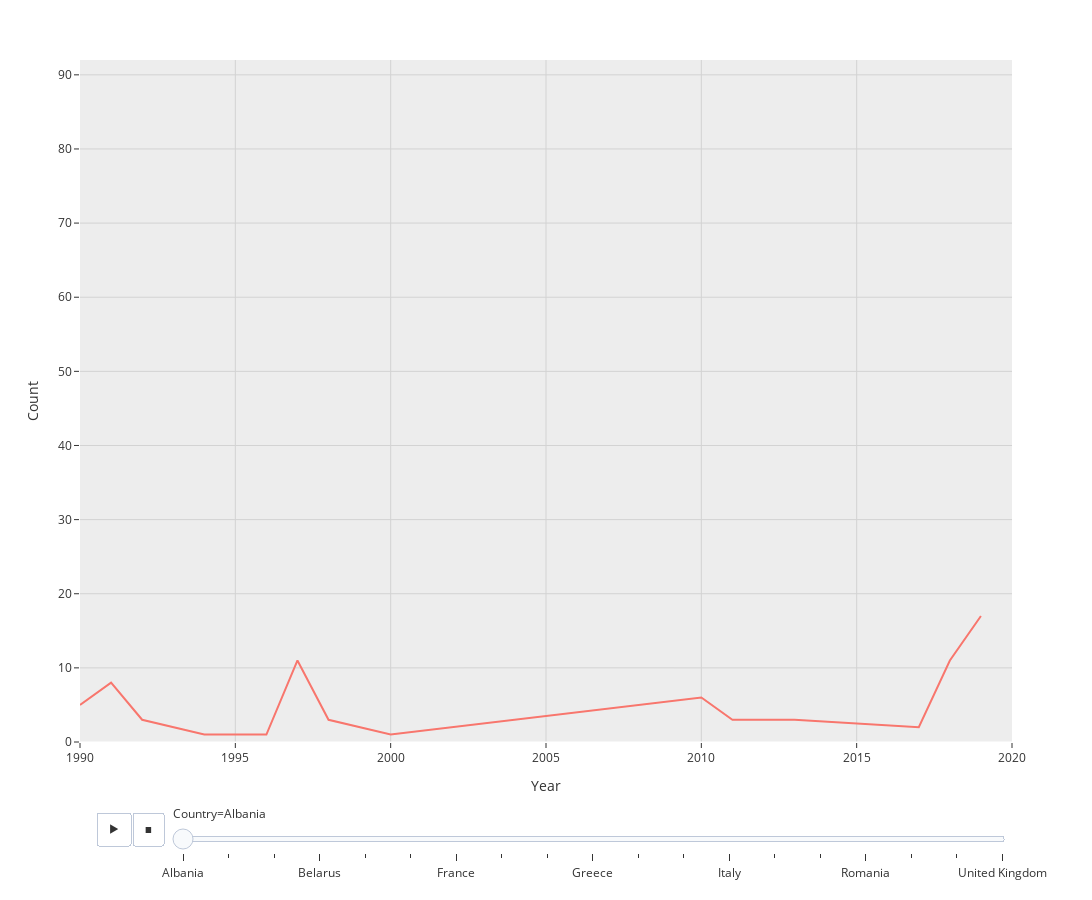

Notebook cell for this chart:
### Code cell
fig = px.line(gr, x='Year', y='cnt', animation_frame='Country', template='ggplot2')
y_min = gr['cnt'].min() - 1  
y_max = gr['cnt'].max() + 1 
x_min = gr['Year'].min()
x_max = gr['Year'].max() + 1
fig.update_yaxes(range=[y_min, y_max], title_text='Count', title_font=dict(size=14), gridcolor='LightGray')
fig.update_xaxes(range=[x_min, x_max], title_text='Year', title_font=dict(size=14), gridcolor='LightGray')
fig.update_layout(
    title_x=0.5,  
    width=1200,
    height=900,
    legend_title_text='Countries',
    hovermode='x unified'
)
iplot(fig)

### Figure 1 — Plotly figure (JSON) as saved in the notebook; plotly's stock layout.template omitted (floating-point values rounded to 4 significant figures)
{"data": [{"hovertemplate": "Country=Albania<br>Year=%{x}<br>cnt=%{y}<extra></extra>", "legendgroup": "", "line": {"color": "#F8766D", "dash": "solid"}, "marker": {"symbol": "circle"}, "mode": "lines", "name": "", "orientation": "v", "showlegend": false, "type": "scatter", "x": [1990, 1991, 1992, 1993, 1994, 1996, 1997, 1998, 2000, 2010, 2011, 2013, 2017, 2018, 2019], "xaxis": "x", "y": [5, 8, 3, 2, 1, 1, 11, 3, 1, 6, 3, 3, 2, 11, 17], "yaxis": "y"}], "layout": {"height": 900, "hovermode": "x unified", "legend": {"title": {"text": "Countries"}, "tracegroupgap": 0}, "margin": {"t": 60}, "sliders": [{"active": 0, "currentvalue": {"prefix": "Country="}, "len": 0.9, "pad": {"b": 10, "t": 60}, "steps": [{"args": [["Albania"], {"frame": {"duration": 0, "redraw": false}, "fromcurrent": true, "mode": "immediate", "transition": {"duration": 0, "easing": "linear"}}], "label": "Albania", "method": "animate"}, {"args": [["Armenia"], {"frame": {"duration": 0, "redraw": false}, "fromcurrent": true, "mode": "immediate", "transition": {"duration": 0, "easing": "linear"}}], "label": "Armenia", "method": "animate"}, {"args": [["Azerbaijan"], {"frame": {"duration": 0, "redraw": false}, "fromcurrent": true, "mode": "immediate", "transition": {"duration": 0, "easing": "linear"}}], "label": "Azerbaijan", "method": "animate"}, {"args": [["Belarus"], {"frame": {"duration": 0, "redraw": false}, "fromcurrent": true, "mode": "immediate", "transition": {"duration": 0, "easing": "linear"}}], "label": "Belarus", "method": "animate"}, {"args": [["Bulgaria"], {"frame": {"duration": 0, "redraw": false}, "fromcurrent": true, "mode": "immediate", "transition": {"duration": 0, "easing": "linear"}}], "label": "Bulgaria", "method": "animate"}, {"args": [["Cyprus"], {"frame": {"duration": 0, "redraw": false}, "fromcurrent": true, "mode": "immediate", "transition": {"duration": 0, "easing": "linear"}}], "label": "Cyprus", "method": "animate"}, {"args": [["France"], {"frame": {"duration": 0, "redraw": false}, "fromcurrent": true, "mode": "immediate", "transition": {"duration": 0, "easing": "linear"}}], "label": "France", "method": "animate"}, {"args": [["Georgia"], {"frame": {"duration": 0, "redraw": false}, "fromcurrent": true, "mode": "immediate", "transition": {"duration": 0, "easing": "linear"}}], "label": "Georgia", "method": "animate"}, {"args": [["Germany"], {"frame": {"duration": 0, "redraw": false}, "fromcurrent": true, "mode": "immediate", "transition": {"duration": 0, "easing": "linear"}}], "label": "Germany", "method": "animate"}, {"args": [["Greece"], {"frame": {"duration": 0, "redraw": false}, "fromcurrent": true, "mode": "immediate", "transition": {"duration": 0, "easing": "linear"}}], "label": "Greece", "method": "animate"}, {"args": [["Hungary"], {"frame": {"duration": 0, "redraw": false}, "fromcurrent": true, "mode": "immediate", "transition": {"duration": 0, "easing": "linear"}}], "label": "Hungary", "method": "animate"}, {"args": [["Ireland"], {"frame": {"duration": 0, "redraw": false}, "fromcurrent": true, "mode": "immediate", "transition": {"duration": 0, "easing": "linear"}}], "label": "Ireland", "method": "animate"}, {"args": [["Italy"], {"frame": {"duration": 0, "redraw": false}, "fromcurrent": true, "mode": "immediate", "transition": {"duration": 0, "easing": "linear"}}], "label": "Italy", "method": "animate"}, {"args": [["Latvia"], {"frame": {"duration": 0, "redraw": false}, "fromcurrent": true, "mode": "immediate", "transition": {"duration": 0, "easing": "linear"}}], "label": "Latvia", "method": "animate"}, {"args": [["Poland"], {"frame": {"duration": 0, "redraw": false}, "fromcurrent": true, "mode": "immediate", "transition": {"duration": 0, "easing": "linear"}}], "label": "Poland", "method": "animate"}, {"args": [["Romania"], {"frame": {"duration": 0, "redraw": false}, "fromcurrent": true, "mode": "immediate", "transition": {"duration": 0, "easing": "linear"}}], "label": "Romania", "method": "animate"}, {"args": [["Spain"], {"frame": {"duration": 0, "redraw": false}, "fromcurrent": true, "mode": "immediate", "transition": {"duration": 0, "easing": "linear"}}], "label": "Spain", "method": "animate"}, {"args": [["Ukraine"], {"frame": {"duration": 0, "redraw": false}, "fromcurrent": true, "mode": "immediate", "transition": {"duration": 0, "easing": "linear"}}], "label": "Ukraine", "method": "animate"}, {"args": [["United Kingdom"], {"frame": {"duration": 0, "redraw": false}, "fromcurrent": true, "mode": "immediate", "transition": {"duration": 0, "easing": "linear"}}], "label": "United Kingdom", "method": "animate"}], "x": 0.1, "xanchor": "left", "y": 0, "yanchor": "top"}], "title": {"x": 0.5}, "updatemenus": [{"buttons": [{"args": [null, {"frame": {"duration": 500, "redraw": false}, "fromcurrent": true, "mode": "immediate", "transition": {"duration": 500, "easing": "linear"}}], "label": "&#9654;", "method": "animate"}, {"args": [[null], {"frame": {"duration": 0, "redraw": false}, "fromcurrent": true, "mode": "immediate", "transition": {"duration": 0, "easing": "linear"}}], "label": "&#9724;", "method": "animate"}], "direction": "left", "pad": {"r": 10, "t": 70}, "showactive": false, "type": "buttons", "x": 0.1, "xanchor": "right", "y": 0, "yanchor": "top"}], "width": 1200, "xaxis": {"anchor": "y", "domain": [0, 1], "gridcolor": "LightGray", "range": [1990, 2020], "title": {"font": {"size": 14}, "text": "Year"}}, "yaxis": {"anchor": "x", "domain": [0, 1], "gridcolor": "LightGray", "range": [0, 92], "title": {"font": {"size": 14}, "text": "Count"}}}}
